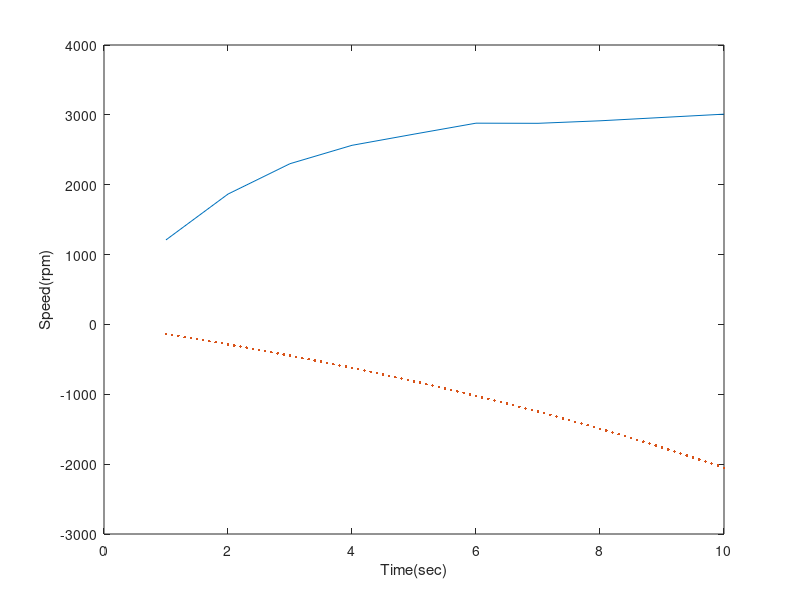

The MATLAB script that drew this image:
 clc
 clear

 s=[1210 1866 2301 2564 2724 2881 2879 2915 3010]; 
 t=[1 2 3 4 5 6 7 8 10];
 p=polyfit(t,log(s),1)
 s_1=p(1)
 s_2=exp(p(2))
 ti=1:0.1:10;
 si=s_2-(s_2*exp(s_1*ti));
 plot(t,s,ti,si,'.')
 xlabel('Time(sec)');
 ylabel('Speed(rpm)');